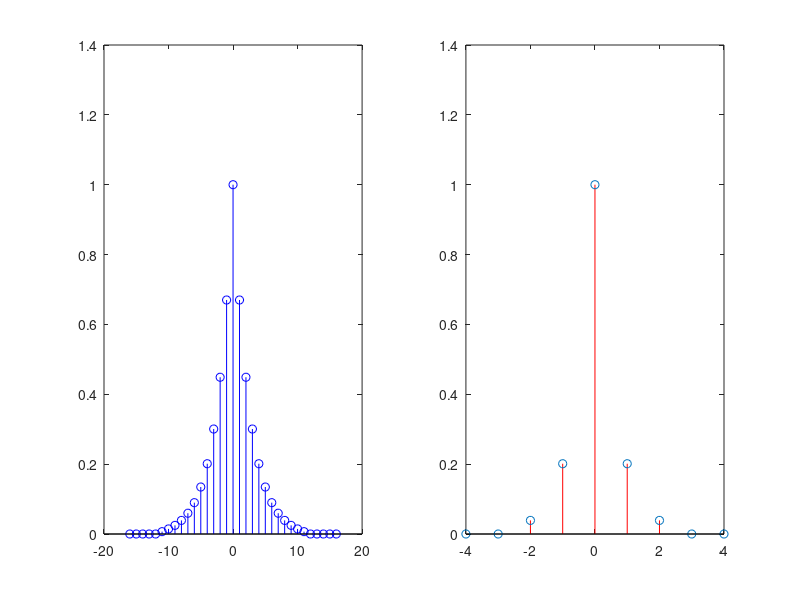

The MATLAB script that drew this image:
clc; close all; clear global; clearvars;

% Input signal
load('rec_input.mat');
T = 1;
L = 1023;
sigma_a = 2;

snr_db = 10;
snr_lin = 10^(snr_db/10);

% Matched filter
gm = qc(end:-1:1);

% h
h = conv(gm, qc);
% sample h with period T
h_T = downsample(h,4);
t0 = find(h==max(h));

figure()
subplot(121), stem([-t0+1:1:length(h)-t0],h,'b');
% xlabel('nT/4'), xlim([0 length(h)-1]), grid on
subplot(122), stem([-4:1:4],h_T,'Color','red');
% xlabel('nT'), xlim([0 length(h_T)-1]), grid on

t0 = find(h==max(h));
w_tilde = conv(wc,gm);

%% Adaptive LE pag. 639
N1 = 2;          % precursors 
N2 = 2;          % postcursors
M2 = 0;
M1 = 30;
packet = in_bits;
D = 5;
est_sigmaw = sigma_w;

% Zero padding of the i.r.
nb0 = 60;
nf0 = 60;
h_zero_ind = nb0+ N1 + 1;
hi = [zeros(nb0,1); h; zeros(nf0,1)];

p = zeros(M1, 1);
for i = 0:(M1 - 1)
    p(i+1) = sigma_a * conj(hi(N1+nb0+1+D-i));
end
R = zeros(M1);
for row = 0:(M1-1)
    for col = 0:(M1-1)
        first_sum = (hi((nb0+1):(N1+N2+nb0+1))).' * ...
            conj(hi((nb0+1-(row-col)):(N1+N2+nb0+1-(row-col))));
        second_sum = (hi((N1+nb0+1+1+D-col):(N1+nb0+1+M2+D-col))).' * ...
            conj((hi((N1+nb0+1+1+D-row):(N1+nb0+1+M2+D-row))));
        r_w = (row == col) * est_sigmaw; % This is a delta only if there is no g_M.
        
        R(row+1, col+1) = sigma_a * (first_sum - second_sum) + r_w;
        
    end
end

c_opt = inv(R)*p








% y = filter(q_mf,1,r_c);
% y = y(t0:end);
% y = downsample(y,4);
% detected = zeros(length(y),1);
% 
% for i=1:length(detected)
%     detected(i) = QPSK_detector(y(i));
% end
% numerrs = 0;
% for i=t0:length(detected)
%     if ( detected(i) ~= in_bits(i-t0+1) )
%         numerrs = numerrs + 1;
%     end
% end






